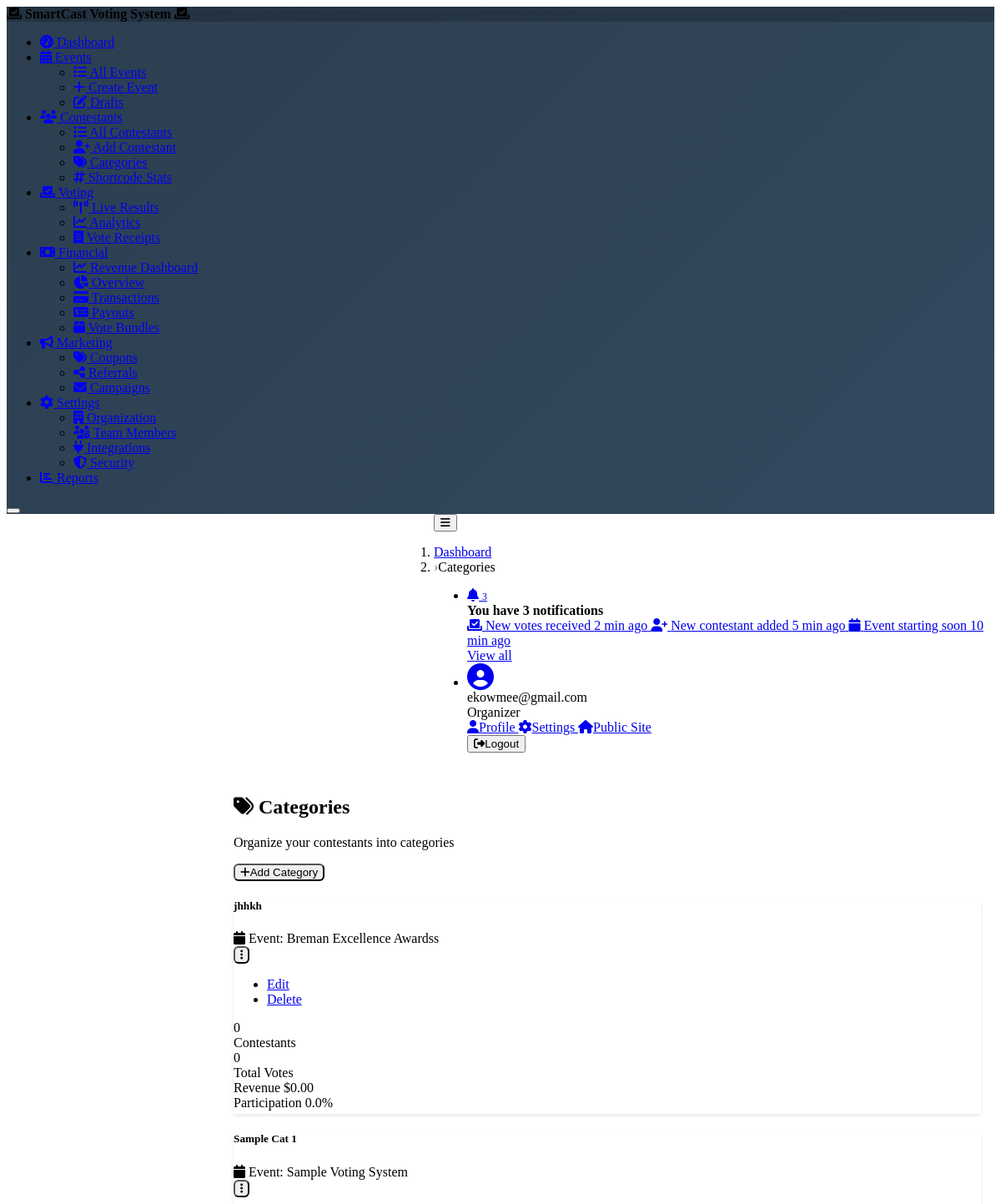
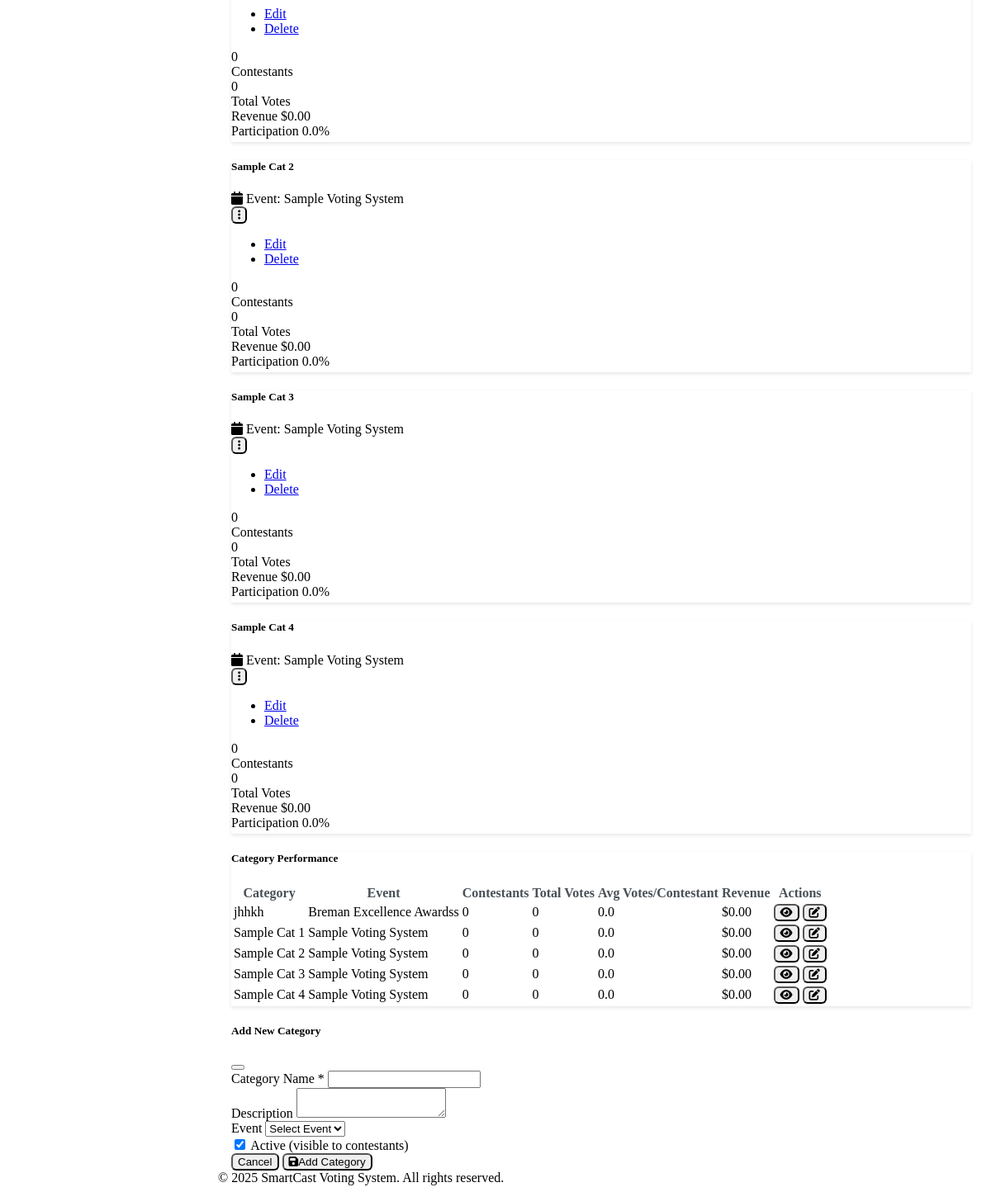
Page /organizer/categories (signed in) on the committed database (2 pictures, top to bottom).
### tables this page shows
CREATE TABLE `categories` (
  `id` int(11) NOT NULL,
  `event_id` int(11) NOT NULL,
  `tenant_id` int(11) NOT NULL DEFAULT 1,
  `name` varchar(255) NOT NULL,
  `description` text DEFAULT NULL,
  `created_by` int(11) DEFAULT NULL,
  `display_order` int(11) DEFAULT 0,
  `created_at` timestamp NOT NULL DEFAULT current_timestamp(),
  `updated_at` timestamp NOT NULL DEFAULT current_timestamp() ON UPDATE current_timestamp()
);

CREATE TABLE `events` (
  `id` int(11) NOT NULL,
  `tenant_id` int(11) NOT NULL,
  `name` varchar(255) NOT NULL,
  `code` varchar(50) NOT NULL,
  `description` text DEFAULT NULL,
  `featured_image` varchar(500) DEFAULT NULL,
  `start_date` datetime DEFAULT NULL,
  `end_date` datetime DEFAULT NULL,
  `vote_price` decimal(10,2) DEFAULT 0.50 COMMENT 'Price per vote in GHS',
  `active` tinyint(1) DEFAULT 1,
  `status` enum('draft','active','suspended','closed','archived') DEFAULT 'draft',
  `visibility` enum('private','public','unlisted') DEFAULT 'private',
  `admin_status` enum('approved','pending','rejected','under_review') DEFAULT 'pending',
  `admin_notes` text DEFAULT NULL,
  `created_by` int(11) DEFAULT NULL,
  `suspended_reason` text DEFAULT NULL,
  `suspended_by` int(11) DEFAULT NULL,
  `suspended_at` timestamp NULL DEFAULT NULL,
  `closed_at` timestamp NULL DEFAULT NULL,
  `archived_at` timestamp NULL DEFAULT NULL,
  `created_at` timestamp NOT NULL DEFAULT current_timestamp(),
  `updated_at` timestamp NOT NULL DEFAULT current_timestamp() ON UPDATE current_timestamp(),
  `results_visible` tinyint(1) DEFAULT 1 COMMENT 'Controls whether results/leaderboard is visible to public',
  `deactivated_at` timestamp NULL DEFAULT NULL,
  `deactivated_by` int(11) DEFAULT NULL
);

### views/organizer/categories/index.php (the view, shortened to what the rows shown need)
<div class="d-flex justify-content-between align-items-center mb-4">
    <div>
        <h2 class="mb-1">
            <i class="fas fa-tags me-2"></i>
            Categories
        </h2>
        <p class="text-muted mb-0">Organize your contestants into categories</p>
    </div>
    <div>
        <button class="btn btn-primary" data-coreui-toggle="modal" data-coreui-target="#createCategoryModal">
            <i class="fas fa-plus me-2"></i>Add Category
        </button>
    </div>
</div>
<?php if (!empty($categories)): ?>
    <div class="row">
        <?php foreach ($categories as $category): ?>
            <div class="col-md-4 mb-4">
                <div class="card">
                    <div class="card-body">
                        <div class="d-flex justify-content-between align-items-start mb-3">
                            <div>
                                <h5 class="card-title mb-1"><?= htmlspecialchars($category['name']) ?></h5>
                                <div class="small text-muted">
                                    <i class="fas fa-calendar me-1"></i>
                                    Event: <?= htmlspecialchars($category['event_name']) ?>
                                </div>
                            </div>
                            <div class="dropdown">
                                <button class="btn btn-sm btn-outline-secondary" data-coreui-toggle="dropdown">
                                    <i class="fas fa-ellipsis-v"></i>
                                </button>
                                <ul class="dropdown-menu">
                                    <li><a class="dropdown-item" href="#" onclick="editCategory(<?= $category['id'] ?>)">Edit</a></li>
                                    <li><a class="dropdown-item text-danger" href="#" onclick="deleteCategory(<?= $category['id'] ?>)">Delete</a></li>
                                </ul>
                            </div>
                        </div>
                        <div class="row text-center">
                            <div class="col-6">
                                <div class="fs-5 fw-semibold text-primary"><?= number_format($category['contestant_count']) ?></div>
                                <div class="small text-muted">Contestants</div>
                            </div>
                            <div class="col-6">
                                <div class="fs-5 fw-semibold text-success"><?= number_format($category['total_votes']) ?></div>
                                <div class="small text-muted">Total Votes</div>
                            </div>
                        </div>
                        <div class="mt-3">
                            <div class="d-flex justify-content-between align-items-center mb-1">
                                <span class="small">Revenue</span>
                                <span class="small fw-semibold">$<?= number_format($category['revenue'], 2) ?></span>
                            </div>
                            <?php
                            $participationRate = $category['contestant_count'] > 0 ?
                                min(100, ($category['total_votes'] / max(1, $category['contestant_count'])) * 10) : 0;
                            ?>
                            <div class="d-flex justify-content-between align-items-center mb-1">
                                <span class="small">Participation</span>
                                <span class="small fw-semibold"><?= number_format($participationRate, 1) ?>%</span>
                            </div>
                            <div class="progress" style="height: 4px;">
                            </div>
                        </div>
                    </div>
                </div>
            </div>
        <?php endforeach; ?>
    </div>
<?php endif; ?>
<?php if (!empty($categories)): ?>
<div class="card mt-4">
    <div class="card-header">
        <h5 class="mb-0">Category Performance</h5>
    </div>
    <div class="card-body">
        <div class="table-responsive">
            <table class="table table-hover">
                <thead>
                    <tr>
                        <th>Category</th>
                        <th>Event</th>
                        <th>Contestants</th>
                        <th>Total Votes</th>
                        <th>Avg Votes/Contestant</th>
                        <th>Revenue</th>
                        <th>Actions</th>
                    </tr>
                </thead>
                <tbody>
                    <?php foreach ($categories as $category): ?>
                        <tr>
                            <td>
                                <div class="fw-semibold"><?= htmlspecialchars($category['name']) ?></div>
                            </td>
                            <td>
                                <div class="fw-semibold"><?= htmlspecialchars($category['event_name']) ?></div>
                            </td>
                            <td><?= number_format($category['contestant_count']) ?></td>
                            <td><?= number_format($category['total_votes']) ?></td>
                            <td>
                                <?php
                                $avgVotes = $category['contestant_count'] > 0 ?
                                    $category['total_votes'] / $category['contestant_count'] : 0;
                                ?>
                                <?= number_format($avgVotes, 1) ?>
                            </td>
                            <td>$<?= number_format($category['revenue'], 2) ?></td>
                            <td>
                                <div class="btn-group btn-group-sm">
                                    <button class="btn btn-outline-primary" onclick="viewCategory(<?= $category['id'] ?>)">
                                        <i class="fas fa-eye"></i>
                                    </button>
                                    <button class="btn btn-outline-secondary" onclick="editCategory(<?= $category['id'] ?>)">
                                        <i class="fas fa-edit"></i>
                                    </button>
                                </div>
                            </td>
                        </tr>
                    <?php endforeach; ?>
                </tbody>
            </table>
        </div>
    </div>
</div>
<?php endif; ?>
<div class="modal fade" id="createCategoryModal" tabindex="-1">
    <div class="modal-dialog">
        <div class="modal-content">
            <div class="modal-header">
                <h5 class="modal-title">Add New Category</h5>
                <button type="button" class="btn-close" data-coreui-dismiss="modal"></button>
            </div>
            <div class="modal-body">
                <form id="createCategoryForm">
                    <div class="mb-3">
                        <label class="form-label">Category Name *</label>
                        <input type="text" class="form-control" name="name" required>
                    </div>
                    <div class="mb-3">
                        <label class="form-label">Description</label>
                        <textarea class="form-control" name="description" rows="2"></textarea>
                    </div>
                    <div class="mb-3">
                        <label class="form-label">Event</label>
                        <select class="form-select" name="event_id" required>
                            <option value="">Select Event</option>
                        </select>
                    </div>
                    <div class="form-check">
                        <input class="form-check-input" type="checkbox" name="active" checked>
                        <label class="form-check-label">
                            Active (visible to contestants)
                        </label>
                    </div>
                </form>
            </div>
            <div class="modal-footer">
                <button type="button" class="btn btn-secondary" data-coreui-dismiss="modal">Cancel</button>
                <button type="button" class="btn btn-primary" onclick="saveCategory()">
                    <i class="fas fa-save me-2"></i>Add Category
                </button>
            </div>
        </div>
    </div>
</div>

### src/Core/Router.php (shortened to what the rows shown need)
<?php
class Router
{
    private $routes = [];
    private $currentGroup = [];
    public function group($attributes, $callback)
    {
        $previousGroup = $this->currentGroup;
        $this->currentGroup = array_merge($this->currentGroup, $attributes);
        $this->currentGroup = $previousGroup;
    }
    private function addRoute($method, $path, $handler)
    {
        $prefix = isset($this->currentGroup['prefix']) ? $this->currentGroup['prefix'] : '';
        $middleware = isset($this->currentGroup['middleware']) ? $this->currentGroup['middleware'] : null;
        $fullPath = $prefix . $path;
        $this->routes[] = [
            'method' => $method,
            'path' => $fullPath,
            'handler' => $handler,
            'middleware' => $middleware
        ];
    }
    public function dispatch()
    {
        $method = $_SERVER['REQUEST_METHOD'];
        $path = parse_url($_SERVER['REQUEST_URI'], PHP_URL_PATH);
        $appUrlParts = parse_url(APP_URL);
        $basePath = $appUrlParts['path'] ?? '';
        if (!empty($basePath)) {
            if (strpos($path, $basePath . '/index.php') === 0) {
                $path = substr($path, strlen($basePath . '/index.php'));
            } elseif (strpos($path, $basePath) === 0) {
                $path = substr($path, strlen($basePath));
            }
        }
        foreach ($this->routes as $route) {
            if ($route['method'] === $method && $this->matchPath($route['path'], $path)) {
                $params = $this->extractParams($route['path'], $path);
                $this->callHandler($route['handler'], $params);
                return;
            }
        }
    }
    private function matchPath($routePath, $requestPath)
    {
        $pattern = preg_replace('/\{([^}]+)\}/', '([^/]+)', $routePath);
        $pattern = '#^' . $pattern . '$#';
        return preg_match($pattern, $requestPath);
    }
    private function extractParams($routePath, $requestPath)
    {
        $params = [];
        return $params;
    }
    private function callHandler($handler, $params = [])
    {
        if (is_string($handler)) {
            list($controller, $method) = explode('@', $handler);
            $controllerClass = "SmartCast\\Controllers\\{$controller}";
            if (class_exists($controllerClass)) {
                $controllerInstance = new $controllerClass();
                if (method_exists($controllerInstance, $method)) {
                    $paramValues = array_values($params);
                    call_user_func_array([$controllerInstance, $method], $paramValues);
                } else {
                    throw new \Exception("Method {$method} not found in {$controllerClass}");
                }
            } else {
                throw new \Exception("Controller {$controllerClass} not found");
            }
        } elseif (is_callable($handler)) {
            $paramValues = array_values($params);
            call_user_func_array($handler, $paramValues);
        }
    }
}

### rows in the picture
categories: name "jhhkh", event.name "Breman Excellence Awardss", contestant_count "0", total_votes "0", revenue "0.00", participationRate "0.0", avgVotes "0.0"
categories: name "Sample Cat 1", event.name "Sample Voting System", contestant_count "0", total_votes "0", revenue "0.00", participationRate "0.0", avgVotes "0.0"
categories: name "Sample Cat 2", event.name "Sample Voting System", contestant_count "0", total_votes "0", revenue "0.00", participationRate "0.0", avgVotes "0.0"
categories: name "Sample Cat 3", event.name "Sample Voting System", contestant_count "0", total_votes "0", revenue "0.00", participationRate "0.0", avgVotes "0.0"
categories: name "Sample Cat 4", event.name "Sample Voting System", contestant_count "0", total_votes "0", revenue "0.00", participationRate "0.0", avgVotes "0.0"

### other values in the picture
$crumb['title'] "Categories"
